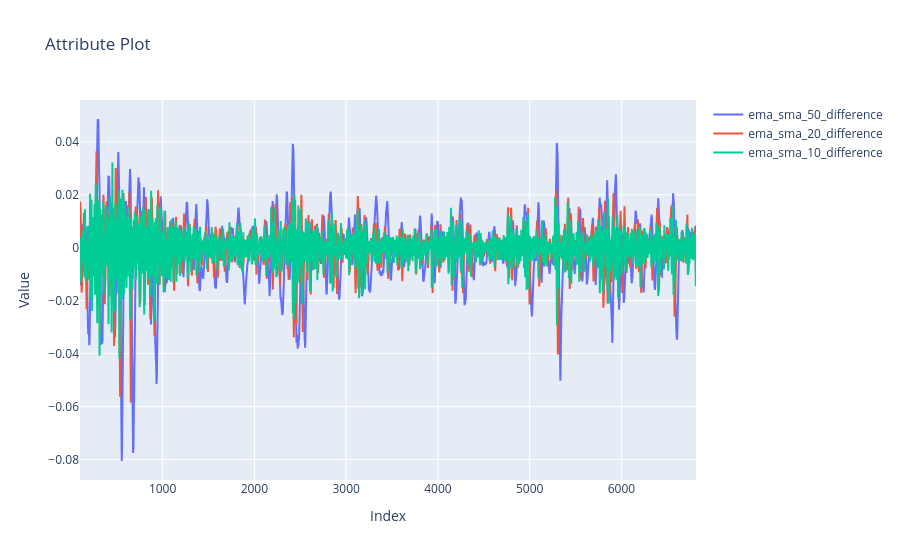

This figure's notebook cell:
### Code cell
plot_attributes_plotly(df, [ 'ema_sma_50_difference', 'ema_sma_20_difference', 'ema_sma_10_difference'])

### Figure 1 — Plotly figure (JSON) as saved in the notebook; plotly's stock layout.template omitted (floating-point values rounded to 4 significant figures; data arrays with more than 128 entries replaced by an {"elided": "..."} marker saying what was removed)
{"data": [{"hovertemplate": "x: %{x}<br>y: %{y}<extra></extra>", "mode": "lines", "name": "ema_sma_50_difference", "type": "scatter", "x": {"elided": "6713 int values"}, "y": {"elided": "6713 float values"}}, {"hovertemplate": "x: %{x}<br>y: %{y}<extra></extra>", "mode": "lines", "name": "ema_sma_20_difference", "type": "scatter", "x": {"elided": "6713 int values"}, "y": {"elided": "6713 float values"}}, {"hovertemplate": "x: %{x}<br>y: %{y}<extra></extra>", "mode": "lines", "name": "ema_sma_10_difference", "type": "scatter", "x": {"elided": "6713 int values"}, "y": {"elided": "6713 float values"}}], "layout": {"hovermode": "x unified", "title": {"text": "Attribute Plot"}, "xaxis": {"title": {"text": "Index"}}, "yaxis": {"title": {"text": "Value"}}}}
